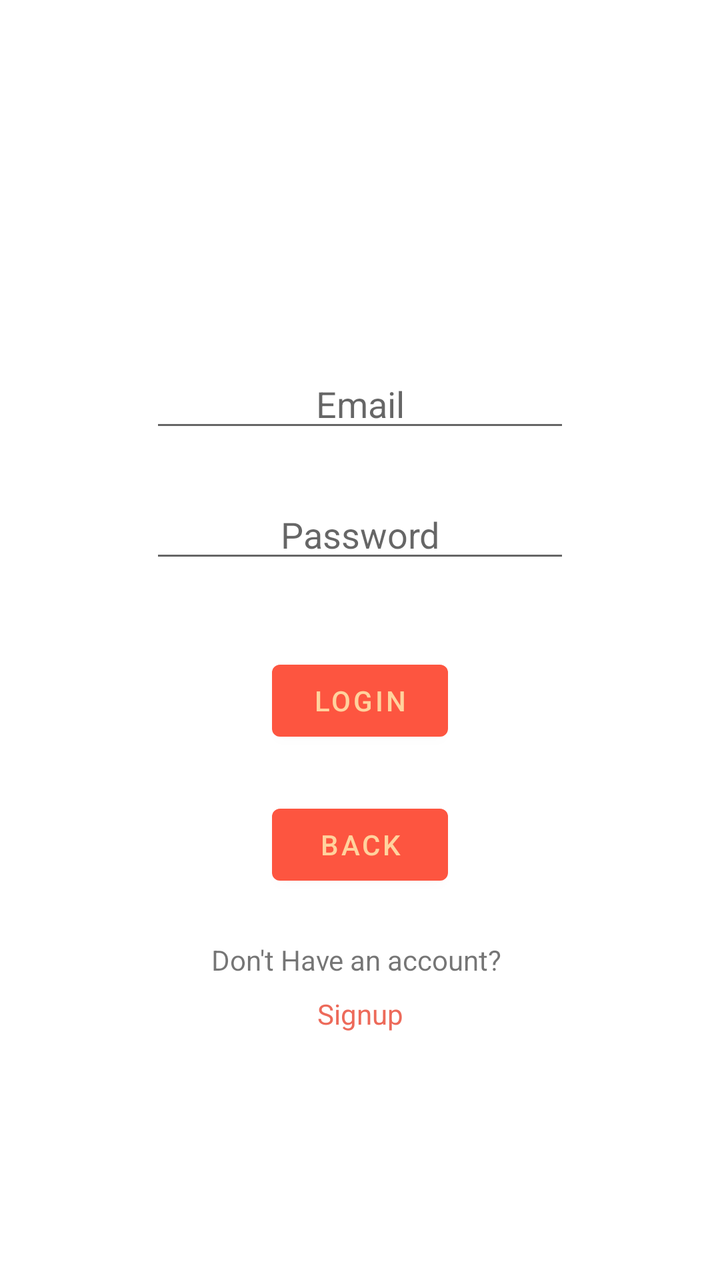
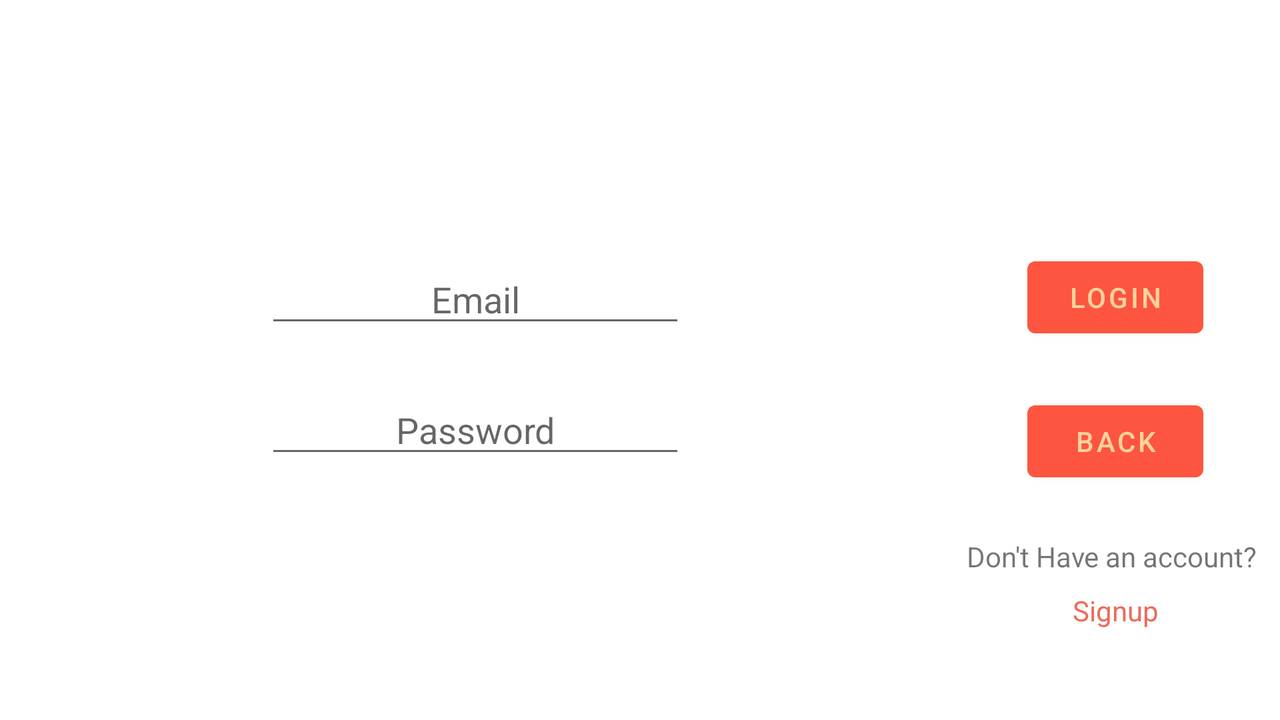

The same Android screen from two of the app's own layout files: first res/layout/ as a phone draws it, then the repository's variant for another configuration, drawn on a device whose configuration selects that folder. Both files follow.
<!-- AndroidManifest.xml: application theme Theme.LabInfoManagement -->
<!-- res/layout/activity_user_login.xml -->
<?xml version="1.0" encoding="utf-8"?>
<androidx.constraintlayout.widget.ConstraintLayout xmlns:android="http://schemas.android.com/apk/res/android"
    xmlns:app="http://schemas.android.com/apk/res-auto"
    xmlns:tools="http://schemas.android.com/tools"
    android:layout_width="match_parent"
    android:layout_height="match_parent"
    tools:context=".User_Login">

    <Button
        android:id="@+id/Login_back"
        android:layout_width="wrap_content"
        android:layout_height="wrap_content"
        android:layout_marginTop="24dp"
        android:text="Back"
        app:layout_constraintEnd_toEndOf="@+id/button"
        app:layout_constraintStart_toStartOf="@+id/button"
        app:layout_constraintTop_toBottomOf="@+id/button" />

    <EditText
        android:id="@+id/login_user_email"
        android:layout_width="wrap_content"
        android:layout_height="wrap_content"
        android:ems="10"
        android:hint="Email"
        android:inputType="textEmailAddress"
        android:textAlignment="center"
        app:layout_constraintBottom_toBottomOf="parent"
        app:layout_constraintEnd_toEndOf="parent"
        app:layout_constraintHorizontal_bias="0.5"
        app:layout_constraintStart_toStartOf="parent"
        app:layout_constraintTop_toTopOf="parent"
        app:layout_constraintVertical_bias="0.3" />

    <Button
        android:id="@+id/button"
        android:layout_width="wrap_content"
        android:layout_height="wrap_content"
        android:layout_marginTop="40dp"
        android:onClick="onLoginBtnClick"
        android:text="@string/login"
        app:layout_constraintEnd_toEndOf="@+id/login_user_password"
        app:layout_constraintStart_toStartOf="@+id/login_user_password"
        app:layout_constraintTop_toBottomOf="@+id/login_user_password" />

    <EditText
        android:id="@+id/login_user_password"
        android:layout_width="wrap_content"
        android:layout_height="wrap_content"
        android:layout_marginTop="24dp"
        android:ems="10"
        android:hint="Password"
        android:inputType="textPassword"
        android:textAlignment="center"
        app:layout_constraintEnd_toEndOf="@+id/login_user_email"
        app:layout_constraintStart_toStartOf="@+id/login_user_email"
        app:layout_constraintTop_toBottomOf="@+id/login_user_email" />

    <TextView
        android:id="@+id/textView"
        android:layout_width="wrap_content"
        android:layout_height="wrap_content"
        android:layout_marginTop="24dp"
        android:text="Don't Have an account? "
        app:layout_constraintEnd_toEndOf="@+id/Login_back"
        app:layout_constraintStart_toStartOf="@+id/Login_back"
        app:layout_constraintTop_toBottomOf="@+id/Login_back" />

    <TextView
        android:id="@+id/Login_signup_btn"
        android:layout_width="wrap_content"
        android:layout_height="wrap_content"
        android:layout_marginTop="8dp"
        android:onClick="onSignupBtnClick"
        android:text="Signup"
        android:textColor="@color/terra_cotta100"
        app:layout_constraintEnd_toEndOf="@+id/textView"
        app:layout_constraintStart_toStartOf="@+id/textView"
        app:layout_constraintTop_toBottomOf="@+id/textView" />

</androidx.constraintlayout.widget.ConstraintLayout>
<!-- resources referenced by this layout -->
<resources>
  <color name="terra_cotta100">#ED6A5A</color>
  <string name="login">Login</string>
  <style name="Theme.LabInfoManagement" parent="Theme.MaterialComponents.DayNight.DarkActionBar">
          
          <item name="colorPrimary">@color/terra_cotta</item>
          <item name="colorPrimaryVariant">@color/terra_cotta100</item>
          <item name="colorOnPrimary">@color/champagne</item>
          
          <item name="colorSecondary">@color/teal_200</item>
          <item name="colorSecondaryVariant">@color/teal_700</item>
          <item name="colorOnSecondary">@color/black</item>
          
          <item name="android:statusBarColor" tools:targetApi="l">?attr/colorPrimaryVariant</item>
          
      </style>
  <color name="terra_cotta">#FD5540</color>
  <color name="champagne">#FFD29D</color>
  <color name="teal_200">#FF03DAC5</color>
  <color name="teal_700">#FF018786</color>
  <color name="black">#FF000000</color>
</resources>
<!-- res/layout-land/activity_user_login.xml (the repository's variant of the layout above) -->
<!-- drawn on the phone turned sideways -->
<?xml version="1.0" encoding="utf-8"?>
<androidx.constraintlayout.widget.ConstraintLayout xmlns:android="http://schemas.android.com/apk/res/android"
    xmlns:app="http://schemas.android.com/apk/res-auto"
    xmlns:tools="http://schemas.android.com/tools"
    android:layout_width="match_parent"
    android:layout_height="match_parent"
    tools:context=".User_Login">

    <TextView
        android:id="@+id/textView"
        android:layout_width="wrap_content"
        android:layout_height="wrap_content"
        android:layout_marginTop="24dp"
        android:text="Don't Have an account? "
        app:layout_constraintEnd_toEndOf="@+id/Login_back"
        app:layout_constraintStart_toStartOf="@+id/Login_back"
        app:layout_constraintTop_toBottomOf="@+id/Login_back" />

    <TextView
        android:id="@+id/Login_signup_btn"
        android:layout_width="wrap_content"
        android:layout_height="wrap_content"
        android:layout_marginTop="8dp"
        android:onClick="onSignupBtnClick"
        android:text="Signup"
        android:textColor="@color/terra_cotta100"
        app:layout_constraintEnd_toEndOf="@+id/textView"
        app:layout_constraintStart_toStartOf="@+id/textView"
        app:layout_constraintTop_toBottomOf="@+id/textView" />

    <Button
        android:id="@+id/Login_back"
        android:layout_width="wrap_content"
        android:layout_height="wrap_content"
        android:layout_marginTop="24dp"
        android:text="Back"
        app:layout_constraintEnd_toEndOf="@+id/button"
        app:layout_constraintStart_toStartOf="@+id/button"
        app:layout_constraintTop_toBottomOf="@+id/button" />

    <EditText
        android:id="@+id/login_user_email"
        android:layout_width="wrap_content"
        android:layout_height="wrap_content"
        android:ems="10"
        android:hint="Email"
        android:inputType="textEmailAddress"
        android:textAlignment="center"
        app:layout_constraintBottom_toBottomOf="parent"
        app:layout_constraintEnd_toStartOf="@+id/guideline3"
        app:layout_constraintStart_toStartOf="parent"
        app:layout_constraintTop_toTopOf="parent"
        app:layout_constraintVertical_bias="0.4" />

    <EditText
        android:id="@+id/login_user_password"
        android:layout_width="wrap_content"
        android:layout_height="wrap_content"
        android:layout_marginTop="24dp"
        android:ems="10"
        android:hint="Password"
        android:inputType="numberPassword"
        android:textAlignment="center"
        app:layout_constraintEnd_toEndOf="@+id/login_user_email"
        app:layout_constraintStart_toStartOf="@+id/login_user_email"
        app:layout_constraintTop_toBottomOf="@+id/login_user_email" />

    <Button
        android:id="@+id/button"
        android:layout_width="wrap_content"
        android:layout_height="wrap_content"
        android:text="@string/login"
        app:layout_constraintBottom_toBottomOf="parent"
        app:layout_constraintEnd_toEndOf="parent"
        app:layout_constraintHorizontal_bias="0.5"
        app:layout_constraintStart_toStartOf="@+id/guideline3"
        app:layout_constraintTop_toTopOf="parent"
        app:layout_constraintVertical_bias="0.4" />

    <androidx.constraintlayout.widget.Guideline
        android:id="@+id/guideline3"
        android:layout_width="wrap_content"
        android:layout_height="wrap_content"
        android:orientation="vertical"
        app:layout_constraintGuide_begin="475dp" />

</androidx.constraintlayout.widget.ConstraintLayout>
